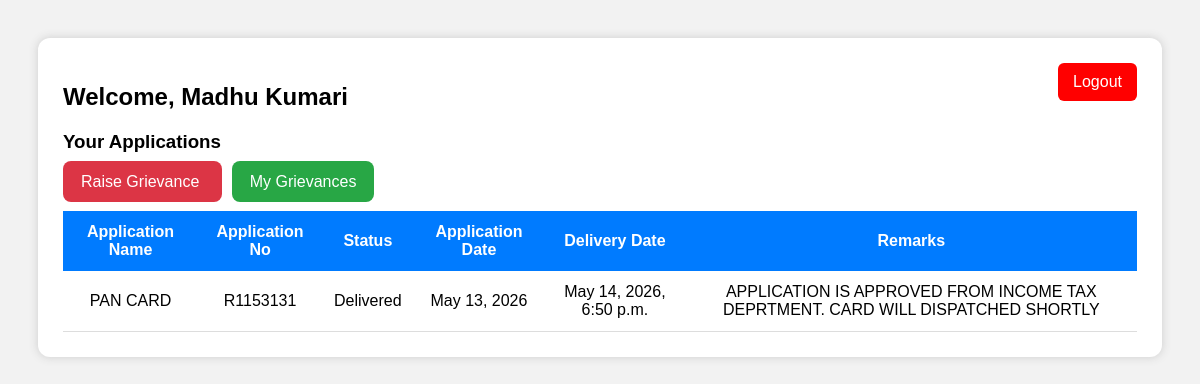
Before: /customer-dashboard/ (signed in) with the older database file.
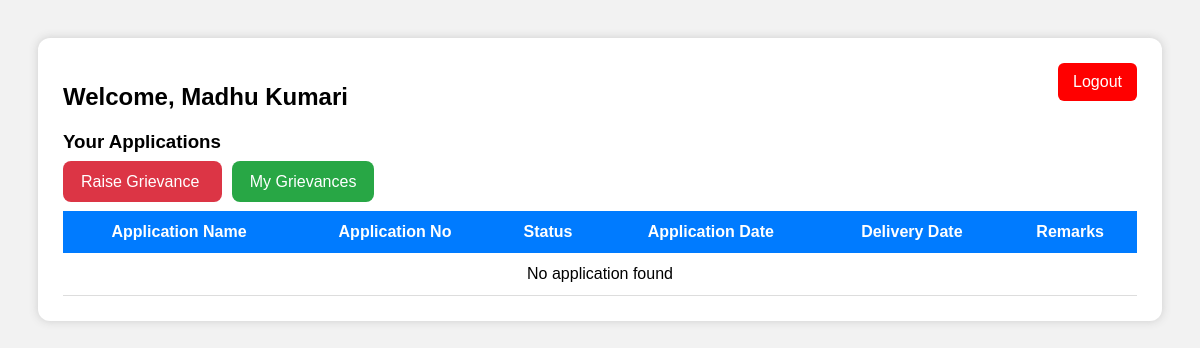
After: the same page with the newer database file.
### customers_app/models.py (models this page shows, shortened)
class Customer(models.Model):
    user = models.OneToOneField(
        User,
        on_delete=models.CASCADE,
        null=True,
        blank=True
    )
    name = models.CharField(max_length=100)
    aadhaar_no = models.CharField(max_length=20, unique=True)
    contact_no = models.CharField(max_length=15)

class Application(models.Model):
    STATUS_CHOICES = [
        ('Pending', 'Pending'),
        ('Submitted', 'Submitted'),
        ('In Process', 'In Process'),
        ('Approved', 'Approved'),
        ('Rejected', 'Rejected'),
        ('Delivered', 'Delivered'),
    ]
    customer = models.ForeignKey(Customer, on_delete=models.CASCADE)
    application_name = models.CharField(max_length=100)
    application_no = models.CharField(max_length=100)
    application_date = models.DateField()
    status_updated_at = models.DateTimeField(auto_now=True)
    delivery_date = models.DateTimeField(null=True, blank=True)
    status = models.CharField(
        max_length=20,
        choices=STATUS_CHOICES,
        default='Pending'
    )
    remarks = models.TextField(blank=True)

### customers_app/views.py (the view)
# urls.py: path('customer-dashboard/', views.customer_dashboard, name='customer_dashboard'),
@login_required
def customer_dashboard(request):
    customer = Customer.objects.get(user=request.user)
    applications = Application.objects.filter(customer=customer)
    return render(request, 'customer_dashboard.html', {
        'customer': customer,
        'applications': applications
    })

### templates/customer_dashboard.html (shortened to what this page needs)
<!DOCTYPE html>
<html>
<head>
</head>
<body>
<div class="box">
    <a class="logout" href="/customer-logout/">Logout</a>
    <h2>Welcome, {{ customer.name }}</h2>
    <h3>Your Applications</h3>
<div style="margin-top:20px;margin-bottom:20px;">
    <a href="/raise-grievance/"
       style="background:#dc3545;
              color:white;
              padding:12px 18px;
              border-radius:8px;
              text-decoration:none;
              margin-right:10px;">
        Raise Grievance
    </a>
    <a href="/my-grievances/"
       style="background:#28a745;
              color:white;
              padding:12px 18px;
              border-radius:8px;
              text-decoration:none;">
        My Grievances
    </a>
</div>
    <table>
        <tr>
            <th>Application Name</th>
            <th>Application No</th>
            <th>Status</th>
            <th>Application Date</th>
            <th>Delivery Date</th>
            <th>Remarks</th>
        </tr>
        {% for app in applications %}
        <tr>
            <td>{{ app.application_name }}</td>
            <td>{{ app.application_no }}</td>
            <td>{{ app.status }}</td>
            <td>{{ app.application_date }}</td>
            <td>
                {% if app.delivery_date %}
                    {{ app.delivery_date }}
                {% else %}
                    Not Delivered
                {% endif %}
            </td>
            <td>{{ app.remarks }}</td>
        </tr>
        {% empty %}
        <tr>
            <td colspan="6">No application found</td>
        </tr>
        {% endfor %}
    </table>
</div>
</body>
</html>

### templates/customer_dashboard.html (style rules this page uses)
body { font-family:Arial; background:#f2f2f2; padding:30px; }
.box { background:white; padding:25px; border-radius:12px; box-shadow:0 0 10px #ccc; }
table { width:100%; border-collapse:collapse; margin-top:20px; }
th { background:#007bff; color:white; padding:12px; }
td { padding:12px; border-bottom:1px solid #ddd; text-align:center; }
.logout { background:red; color:white; padding:10px 15px; border-radius:6px; text-decoration:none; float:right; }

Changed rows visible on the page:
removed Application: application_name "PAN CARD", application_no "R1153131", status "Delivered", application_date "May 13, 2026", delivery_date "May 14, 2026, 6:50 p.m.", remarks "APPLICATION IS APPROVED FROM INCOME TAX DEPRTMENT. CARD WILL DISPATCHED SHORTLY"
Other visible differences:
text now shown: "No application found"
